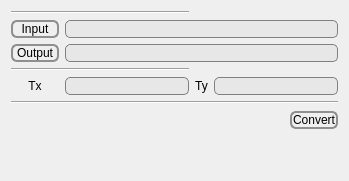
         <widget class="QWidget" name="tab_2">
          <attribute name="title">
           <string>SHP-Traslate</string>
          </attribute>
          <layout class="QVBoxLayout" name="verticalLayout_3">
           <item>
            <layout class="QGridLayout" name="gridLayout">
             <item row="1" column="0">
              <widget class="QPushButton" name="trshpInput">
               <property name="styleSheet">
                <string notr="true">QPushButton {
     border: 2px solid #8f8f91;
     border-radius: 6px;
     background-color: qlineargradient(x1: 0, y1: 0, x2: 0, y2: 1,
                                       stop: 0 #f6f7fa, stop: 1 #dadbde);
     min-width: 44px;
 }

 QPushButton:pressed {
     background-color: qlineargradient(x1: 0, y1: 0, x2: 0, y2: 1,
                                       stop: 0 #dadbde, stop: 1 #f6f7fa);
 }

 QPushButton:flat {
     border: none; /* no border for a flat push button */
 }

 QPushButton:default {
     border-color: navy; /* make the default button prominent */
 }</string>
               </property>
               <property name="text">
                <string>Input</string>
               </property>
              </widget>
             </item>
             <item row="2" column="0">
              <widget class="QPushButton" name="trshpOutput">
               <property name="styleSheet">
                <string notr="true">QPushButton {
     border: 2px solid #8f8f91;
     border-radius: 6px;
     background-color: qlineargradient(x1: 0, y1: 0, x2: 0, y2: 1,
                                       stop: 0 #f6f7fa, stop: 1 #dadbde);
     min-width: 44px;
 }

 QPushButton:pressed {
     background-color: qlineargradient(x1: 0, y1: 0, x2: 0, y2: 1,
                                       stop: 0 #dadbde, stop: 1 #f6f7fa);
 }

 QPushButton:flat {
     border: none; /* no border for a flat push button */
 }

 QPushButton:default {
     border-color: navy; /* make the default button prominent */
 }</string>
               </property>
               <property name="text">
                <string>Output</string>
               </property>
              </widget>
             </item>
             <item row="1" column="1" colspan="3">
              <widget class="QLineEdit" name="trshpInput_file">
               <property name="styleSheet">
                <string notr="true">QLineEdit {
     border: 1px solid gray;
     border-radius: 5px;
     padding: 0 8px;
     background: rgb(231, 231, 231);
 }</string>
               </property>
              </widget>
             </item>
             <item row="4" column="1">
              <widget class="QLineEdit" name="tx">
               <property name="styleSheet">
                <string notr="true">QLineEdit {
     border: 1px solid gray;
     border-radius: 5px;
     padding: 0 8px;
     background: rgb(231, 231, 231);
 }</string>
               </property>
               <property name="alignment">
                <set>Qt::AlignCenter</set>
               </property>
              </widget>
             </item>
             <item row="4" column="0">
              <widget class="QLabel" name="label_2">
               <property name="text">
                <string>Tx</string>
               </property>
               <property name="alignment">
                <set>Qt::AlignCenter</set>
               </property>
              </widget>
             </item>
             <item row="3" column="0" colspan="2">
              <widget class="Line" name="line_2">
               <property name="orientation">
                <enum>Qt::Horizontal</enum>
               </property>
              </widget>
             </item>
             <item row="0" column="0" colspan="2">
              <widget class="Line" name="line_15">
               <property name="orientation">
                <enum>Qt::Horizontal</enum>
               </property>
              </widget>
             </item>
             <item row="4" column="2">
              <widget class="QLabel" name="label_3">
               <property name="text">
                <string>Ty</string>
               </property>
               <property name="alignment">
                <set>Qt::AlignCenter</set>
               </property>
              </widget>
             </item>
             <item row="4" column="3">
              <widget class="QLineEdit" name="ty">
               <property name="styleSheet">
                <string notr="true">QLineEdit {
     border: 1px solid gray;
     border-radius: 5px;
     padding: 0 8px;
     background: rgb(231, 231, 231);
 }</string>
               </property>
               <property name="alignment">
                <set>Qt::AlignCenter</set>
               </property>
              </widget>
             </item>
             <item row="2" column="1" colspan="3">
              <widget class="QLineEdit" name="trshpOutput_file">
               <property name="styleSheet">
                <string notr="true">QLineEdit {
     border: 1px solid gray;
     border-radius: 5px;
     padding: 0 8px;
     background: rgb(231, 231, 231);
 }</string>
               </property>
              </widget>
             </item>
            </layout>
           </item>
           <item>
            <widget class="Line" name="line_14">
             <property name="orientation">
              <enum>Qt::Horizontal</enum>
             </property>
            </widget>
           </item>
           <item>
            <layout class="QHBoxLayout" name="horizontalLayout_4">
             <item>
              <spacer name="horizontalSpacer_3">
               <property name="orientation">
                <enum>Qt::Horizontal</enum>
               </property>
               <property name="sizeHint" stdset="0">
                <size>
                 <width>40</width>
                 <height>20</height>
                </size>
               </property>
              </spacer>
             </item>
             <item>
              <widget class="QPushButton" name="trGo">
               <property name="styleSheet">
                <string notr="true">QPushButton {
     border: 2px solid #8f8f91;
     border-radius: 6px;
     background-color: qlineargradient(x1: 0, y1: 0, x2: 0, y2: 1,
                                       stop: 0 #f6f7fa, stop: 1 #dadbde);
     min-width: 44px;
 }

 QPushButton:pressed {
     background-color: qlineargradient(x1: 0, y1: 0, x2: 0, y2: 1,
                                       stop: 0 #dadbde, stop: 1 #f6f7fa);
 }

 QPushButton:flat {
     border: none; /* no border for a flat push button */
 }

 QPushButton:default {
     border-color: navy; /* make the default button prominent */
 }</string>
               </property>
               <property name="text">
                <string>Convert</string>
               </property>
              </widget>
             </item>
            </layout>
           </item>
           <item>
            <spacer name="verticalSpacer">
             <property name="orientation">
              <enum>Qt::Vertical</enum>
             </property>
             <property name="sizeHint" stdset="0">
              <size>
               <width>20</width>
               <height>40</height>
              </size>
             </property>
            </spacer>
           </item>
          </layout>
         </widget>
